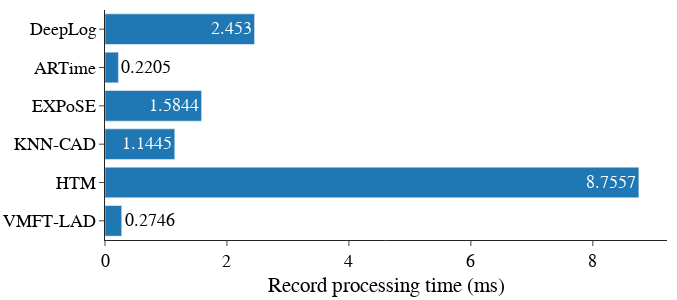

Notebook code cell kept with this figure:
### Code cell
x = ["VMFT-LAD",
"HTM",
"KNN-CAD",
"EXPoSE",
"ARTime",
"DeepLog"
]

y = [0.2746,
8.7557,
1.1445,
1.5844,
0.2205,
2.4530
]

# color_palette = ['#a6cee3','#1f78b4','#b2df8a','#33a02c','#fb9a99','#e31a1c','#fdbf6f','#ff7f00']
# colors = ['#1f78b4','#e31a1c','#b15928','#33a02c','#fb9a99']
colors = ['#1f78b4']*len(x)

# Use textposition='auto' for direct text
fig = go.Figure(data=[go.Bar(
            x=y, y=x,
            text=y,
            textposition='auto',
            marker_color=colors,
            orientation='h',
        )])

fig.update_layout(
    template='simple_white',
    width=677,
    height=300,
    font=dict(
        family="Arial",
        size=17.5,
        color="black"
    ),
    margin=dict(
        t=10,
        r=10,
        l=105,
        b=60,
        autoexpand=False
    ),
    # title=f"ROC Curve - {dataset} - criteria: {criteria}",
    # xaxis_title="False Positive Rate",
    xaxis_title="Record processing time (ms)",
    xaxis_title_standoff=7,
    # yaxis_range=[0, 1.1],
    # xaxis_range=[0, 1],
    # bargap=0.30,
)
fig.update_annotations(font_size=24)
# fig.update_xaxes(tickangle=30)
fig.write_image(f"./fig_record_processing_time.png",scale=4, width=677, height=280)
fig.show()

### Figure 1 — Plotly figure (JSON) as saved in the notebook; plotly's stock layout.template omitted (floating-point values rounded to 4 significant figures)
{"data": [{"marker": {"color": ["#1f78b4", "#1f78b4", "#1f78b4", "#1f78b4", "#1f78b4", "#1f78b4"]}, "orientation": "h", "text": ["0.2746", "8.7557", "1.1445", "1.5844", "0.2205", "2.453"], "textposition": "auto", "type": "bar", "x": [0.2746, 8.756, 1.145, 1.584, 0.2205, 2.453], "y": ["VMFT-LAD", "HTM", "KNN-CAD", "EXPoSE", "ARTime", "DeepLog"]}], "layout": {"font": {"color": "black", "family": "Arial", "size": 17.5}, "height": 300, "margin": {"autoexpand": false, "b": 60, "l": 105, "r": 10, "t": 10}, "width": 677, "xaxis": {"title": {"standoff": 7, "text": "Record processing time (ms)"}}}}
